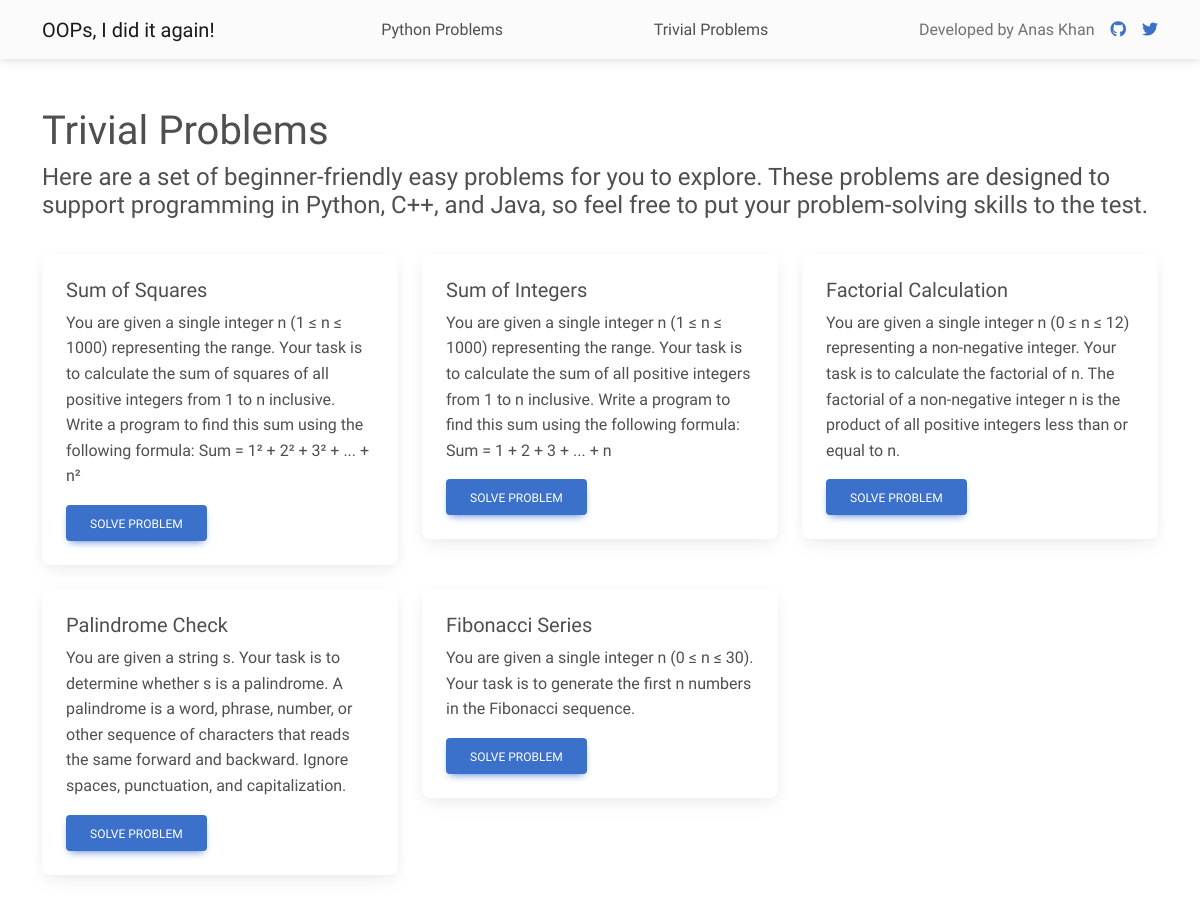
Page /problems on the earlier database version.
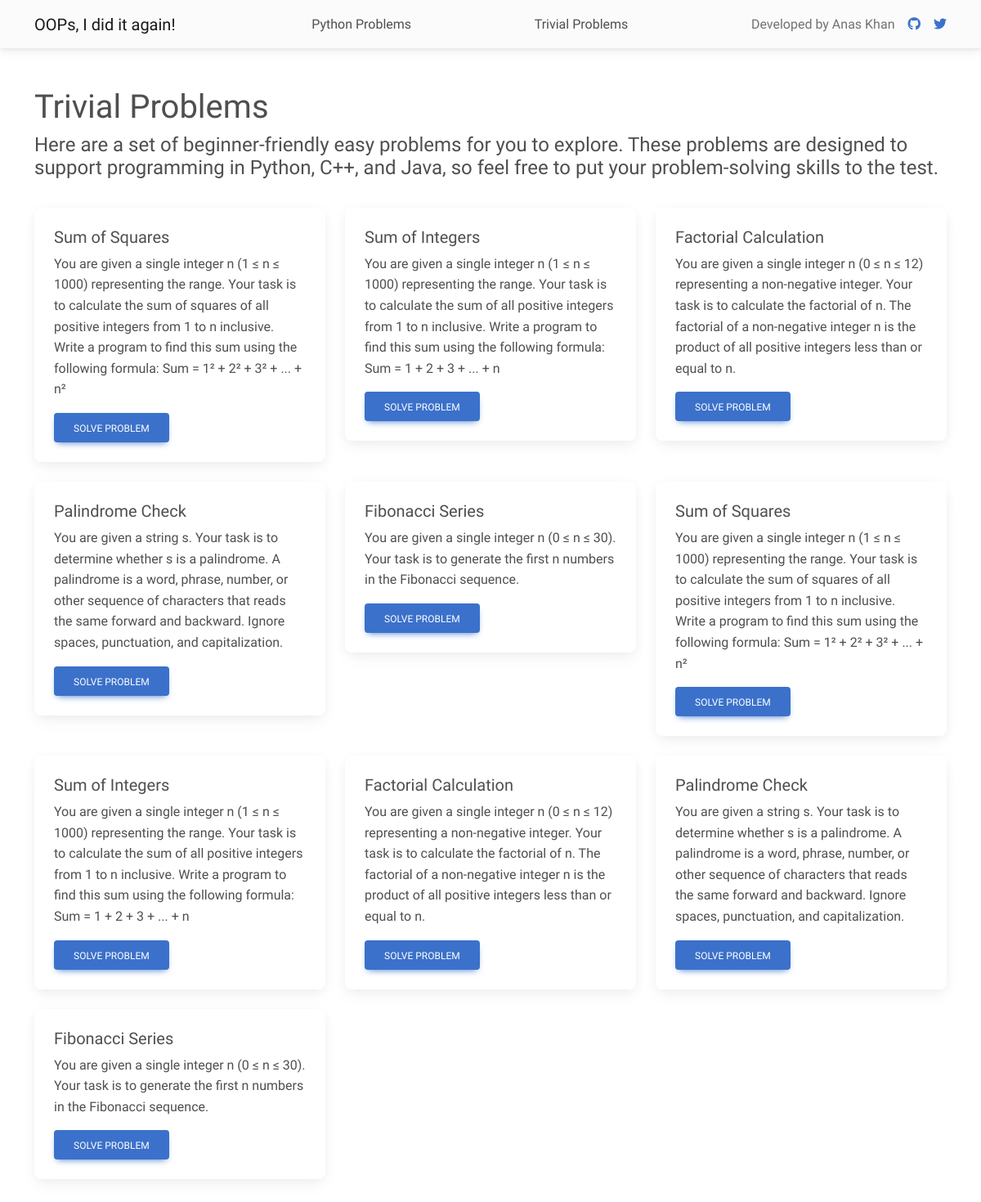
Same page on the later database version.
### tables this page shows
CREATE TABLE problems (
        problem_id INTEGER PRIMARY KEY,
        problem_name TEXT,
        problem_description TEXT,
        test_cases TEXT,
        constraints TEXT,
        boiler_code_python TEXT,
        boiler_code_cpp TEXT,
        testing_code TEXT,
        function_call_python TEXT,
        function_call_cpp TEXT
    );

### app.py (the view)
@app.route('/problems')
def problems():
    problems = db.execute("SELECT * from problems")
    return render_template('problems.html',problems=problems)

### app.py (called while the page is built)
@app.before_request
def log_request_info():
    ip_address = request.remote_addr
    user_agent = request.headers.get('User-Agent')
    http_method = request.method
    url = request.url
    db.execute("INSERT INTO request_logs (ip_address, user_agent, http_method, url) VALUES (? ,? ,? , ?)",
    ip_address, user_agent, http_method, url)

### templates/problems.html
{% extends "layout.html" %}
{% block content %}
<div class="container my-5">
    <h1 style="font-family: 'Gabarito', sans-serif;">Trivial Problems</h1>
    <h4 style="font-family: 'Gabarito', sans-serif;">Here are a set of beginner-friendly easy problems for you to explore. These problems are designed to support programming in Python, C++, and Java, so feel free to put your problem-solving skills to the test.
    </h4>
    <br>
    <div class="row">
        {% for problem in problems %}
        <div class="col-md-4 mb-4">
            <div class="card">
                <div class="card-body">
                    <h5 class="card-title">{{ problem.problem_name }}</h5>
                    <p class="card-text">{{ problem.problem_description }}</p>
                    <a href="/problem/{{ problem.problem_id }}" class="btn btn-primary">Solve Problem</a>
                </div>
            </div>
        </div>
        {% endfor %}
    </div>
</div>
{% endblock %}

Differences in the rows shown:
added problems: problem_name "Sum of Squares", problem_description "You are given a single integer n (1 ≤ n ≤ 1000) representing the range. Your task is to calculate the sum of squares of all positive integers from 1 to n inclusive. Write a program to find this sum using the following formula: Sum = 1² + 2² + 3² + ... + n²"
added problems: problem_name "Sum of Integers", problem_description "You are given a single integer n (1 ≤ n ≤ 1000) representing the range. Your task is to calculate the sum of all positive integers from 1 to n inclusive. Write a program to find this sum using the following formula: Sum = 1 + 2 + 3 + ... + n"
added problems: problem_name "Factorial Calculation", problem_description "You are given a single integer n (0 ≤ n ≤ 12) representing a non-negative integer. Your task is to calculate the factorial of n. The factorial of a non-negative integer n is the product of all positive integers less than or equal to n."
added problems: problem_name "Palindrome Check", problem_description "You are given a string s. Your task is to determine whether s is a palindrome. A palindrome is a word, phrase, number, or other sequence of characters that reads the same forward and backward. Ignore spaces, punctuation, and capitalization."
added problems: problem_name "Fibonacci Series", problem_description "You are given a single integer n (0 ≤ n ≤ 30). Your task is to generate the first n numbers in the Fibonacci sequence."
